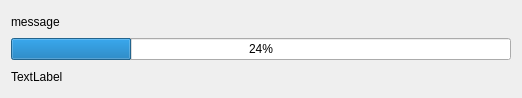
<?xml version="1.0" encoding="UTF-8"?>
<ui version="4.0">
 <class>ProgressNotification</class>
 <widget class="Notification" name="ProgressNotification">
  <property name="geometry">
   <rect>
    <x>0</x>
    <y>0</y>
    <width>512</width>
    <height>98</height>
   </rect>
  </property>
  <property name="windowTitle">
   <string>ProgressNotification</string>
  </property>
  <layout class="QVBoxLayout" name="verticalLayout">
   <item>
    <widget class="QLabel" name="message">
     <property name="minimumSize">
      <size>
       <width>500</width>
       <height>0</height>
      </size>
     </property>
     <property name="text">
      <string>message</string>
     </property>
     <property name="wordWrap">
      <bool>true</bool>
     </property>
    </widget>
   </item>
   <item>
    <widget class="QProgressBar" name="progressBar">
     <property name="value">
      <number>24</number>
     </property>
    </widget>
   </item>
   <item>
    <widget class="QLabel" name="subMessage">
     <property name="text">
      <string>TextLabel</string>
     </property>
     <property name="wordWrap">
      <bool>true</bool>
     </property>
    </widget>
   </item>
  </layout>
 </widget>
 <customwidgets>
  <customwidget>
   <class>Notification</class>
   <extends>QWidget</extends>
   <header>ui/notifications/Notification.hpp</header>
   <container>1</container>
  </customwidget>
 </customwidgets>
 <resources/>
 <connections/>
</ui>
